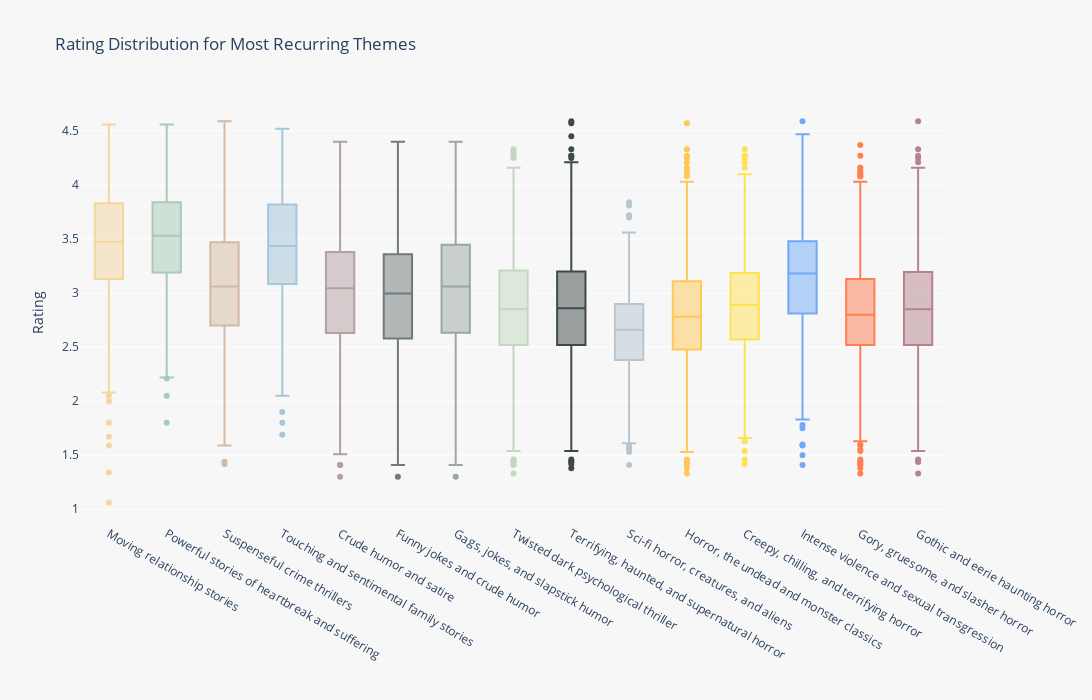

The code cell stored with this chart in its notebook:
### Code cell
# Filter the top 15 themes by count
top_15_themes_list = theme_ratings.nlargest(15, 'count')['themes']
top_15_films = films_exploded_themes[films_exploded_themes['themes'].isin(top_15_themes_list)]

custom_colors = [
    '#F4D6A0', '#A8CBB7', '#D4B9A3', '#A6C6D9', '#B3A0A1',
    '#6E7B7A', '#99A7A4', '#C4D8C1', '#3E4A49', '#B8C6D0',
    '#FFC857', '#FFE156', '#71A9F7', '#FF7F51', '#B5838D',
    '#6B705C', '#DDBEA9', '#A5A58D', '#CCD5AE', '#E63946'
]

fig = px.box(top_15_films,
             x='themes', 
             y='letterboxd_rating',
             color='themes',
             title='Rating Distribution for Most Recurring Themes',
             labels={'letterboxd_rating': 'Letterboxd Rating', 'themes': 'Themes'},
             color_discrete_sequence=custom_colors)

fig.update_layout(
    xaxis_title='',
    yaxis_title='Rating',
    plot_bgcolor='#f7f7f7',
    paper_bgcolor='#f7f7f7',
    height=700,
    width=1300,
    xaxis_tickangle=30,
    showlegend=False
)

fig.show()

# image_path = '../visuals/rating_dist_top_15_themes.png'
# fig.write_image(image_path)

### Figure 1 — Plotly figure (JSON) as saved in the notebook; plotly's stock layout.template omitted (floating-point values rounded to 4 significant figures; data arrays with more than 128 entries replaced by an {"elided": "..."} marker saying what was removed)
{"data": [{"alignmentgroup": "True", "hovertemplate": "Themes=%{x}<br>Letterboxd Rating=%{y}<extra></extra>", "legendgroup": "Moving relationship stories", "marker": {"color": "#F4D6A0"}, "name": "Moving relationship stories", "notched": false, "offsetgroup": "Moving relationship stories", "orientation": "v", "showlegend": true, "type": "box", "x": {"elided": "602 str values"}, "x0": " ", "xaxis": "x", "y": {"elided": "602 float values"}, "y0": " ", "yaxis": "y"}, {"alignmentgroup": "True", "hovertemplate": "Themes=%{x}<br>Letterboxd Rating=%{y}<extra></extra>", "legendgroup": "Powerful stories of heartbreak and suffering", "marker": {"color": "#A8CBB7"}, "name": "Powerful stories of heartbreak and suffering", "notched": false, "offsetgroup": "Powerful stories of heartbreak and suffering", "orientation": "v", "showlegend": true, "type": "box", "x": {"elided": "405 str values"}, "x0": " ", "xaxis": "x", "y": {"elided": "405 float values"}, "y0": " ", "yaxis": "y"}, {"alignmentgroup": "True", "hovertemplate": "Themes=%{x}<br>Letterboxd Rating=%{y}<extra></extra>", "legendgroup": "Suspenseful crime thrillers", "marker": {"color": "#D4B9A3"}, "name": "Suspenseful crime thrillers", "notched": false, "offsetgroup": "Suspenseful crime thrillers", "orientation": "v", "showlegend": true, "type": "box", "x": {"elided": "416 str values"}, "x0": " ", "xaxis": "x", "y": {"elided": "416 float values"}, "y0": " ", "yaxis": "y"}, {"alignmentgroup": "True", "hovertemplate": "Themes=%{x}<br>Letterboxd Rating=%{y}<extra></extra>", "legendgroup": "Touching and sentimental family stories", "marker": {"color": "#A6C6D9"}, "name": "Touching and sentimental family stories", "notched": false, "offsetgroup": "Touching and sentimental family stories", "orientation": "v", "showlegend": true, "type": "box", "x": {"elided": "412 str values"}, "x0": " ", "xaxis": "x", "y": {"elided": "412 float values"}, "y0": " ", "yaxis": "y"}, {"alignmentgroup": "True", "hovertemplate": "Themes=%{x}<br>Letterboxd Rating=%{y}<extra></extra>", "legendgroup": "Crude humor and satire", "marker": {"color": "#B3A0A1"}, "name": "Crude humor and satire", "notched": false, "offsetgroup": "Crude humor and satire", "orientation": "v", "showlegend": true, "type": "box", "x": {"elided": "584 str values"}, "x0": " ", "xaxis": "x", "y": {"elided": "584 float values"}, "y0": " ", "yaxis": "y"}, {"alignmentgroup": "True", "hovertemplate": "Themes=%{x}<br>Letterboxd Rating=%{y}<extra></extra>", "legendgroup": "Funny jokes and crude humor", "marker": {"color": "#6E7B7A"}, "name": "Funny jokes and crude humor", "notched": false, "offsetgroup": "Funny jokes and crude humor", "orientation": "v", "showlegend": true, "type": "box", "x": {"elided": "392 str values"}, "x0": " ", "xaxis": "x", "y": {"elided": "392 float values"}, "y0": " ", "yaxis": "y"}, {"alignmentgroup": "True", "hovertemplate": "Themes=%{x}<br>Letterboxd Rating=%{y}<extra></extra>", "legendgroup": "Gags, jokes, and slapstick humor", "marker": {"color": "#99A7A4"}, "name": "Gags, jokes, and slapstick humor", "notched": false, "offsetgroup": "Gags, jokes, and slapstick humor", "orientation": "v", "showlegend": true, "type": "box", "x": {"elided": "435 str values"}, "x0": " ", "xaxis": "x", "y": {"elided": "435 float values"}, "y0": " ", "yaxis": "y"}, {"alignmentgroup": "True", "hovertemplate": "Themes=%{x}<br>Letterboxd Rating=%{y}<extra></extra>", "legendgroup": "Twisted dark psychological thriller", "marker": {"color": "#C4D8C1"}, "name": "Twisted dark psychological thriller", "notched": false, "offsetgroup": "Twisted dark psychological thriller", "orientation": "v", "showlegend": true, "type": "box", "x": {"elided": "1032 str values"}, "x0": " ", "xaxis": "x", "y": {"elided": "1032 float values"}, "y0": " ", "yaxis": "y"}, {"alignmentgroup": "True", "hovertemplate": "Themes=%{x}<br>Letterboxd Rating=%{y}<extra></extra>", "legendgroup": "Terrifying, haunted, and supernatural horror", "marker": {"color": "#3E4A49"}, "name": "Terrifying, haunted, and supernatural horror", "notched": false, "offsetgroup": "Terrifying, haunted, and supernatural horror", "orientation": "v", "showlegend": true, "type": "box", "x": {"elided": "915 str values"}, "x0": " ", "xaxis": "x", "y": {"elided": "915 float values"}, "y0": " ", "yaxis": "y"}, {"alignmentgroup": "True", "hovertemplate": "Themes=%{x}<br>Letterboxd Rating=%{y}<extra></extra>", "legendgroup": "Sci-fi horror, creatures, and aliens", "marker": {"color": "#B8C6D0"}, "name": "Sci-fi horror, creatures, and aliens", "notched": false, "offsetgroup": "Sci-fi horror, creatures, and aliens", "orientation": "v", "showlegend": true, "type": "box", "x": {"elided": "367 str values"}, "x0": " ", "xaxis": "x", "y": {"elided": "367 float values"}, "y0": " ", "yaxis": "y"}, {"alignmentgroup": "True", "hovertemplate": "Themes=%{x}<br>Letterboxd Rating=%{y}<extra></extra>", "legendgroup": "Horror, the undead and monster classics", "marker": {"color": "#FFC857"}, "name": "Horror, the undead and monster classics", "notched": false, "offsetgroup": "Horror, the undead and monster classics", "orientation": "v", "showlegend": true, "type": "box", "x": {"elided": "1229 str values"}, "x0": " ", "xaxis": "x", "y": {"elided": "1229 float values"}, "y0": " ", "yaxis": "y"}, {"alignmentgroup": "True", "hovertemplate": "Themes=%{x}<br>Letterboxd Rating=%{y}<extra></extra>", "legendgroup": "Creepy, chilling, and terrifying horror", "marker": {"color": "#FFE156"}, "name": "Creepy, chilling, and terrifying horror", "notched": false, "offsetgroup": "Creepy, chilling, and terrifying horror", "orientation": "v", "showlegend": true, "type": "box", "x": {"elided": "664 str values"}, "x0": " ", "xaxis": "x", "y": {"elided": "664 float values"}, "y0": " ", "yaxis": "y"}, {"alignmentgroup": "True", "hovertemplate": "Themes=%{x}<br>Letterboxd Rating=%{y}<extra></extra>", "legendgroup": "Intense violence and sexual transgression", "marker": {"color": "#71A9F7"}, "name": "Intense violence and sexual transgression", "notched": false, "offsetgroup": "Intense violence and sexual transgression", "orientation": "v", "showlegend": true, "type": "box", "x": {"elided": "641 str values"}, "x0": " ", "xaxis": "x", "y": {"elided": "641 float values"}, "y0": " ", "yaxis": "y"}, {"alignmentgroup": "True", "hovertemplate": "Themes=%{x}<br>Letterboxd Rating=%{y}<extra></extra>", "legendgroup": "Gory, gruesome, and slasher horror", "marker": {"color": "#FF7F51"}, "name": "Gory, gruesome, and slasher horror", "notched": false, "offsetgroup": "Gory, gruesome, and slasher horror", "orientation": "v", "showlegend": true, "type": "box", "x": {"elided": "1062 str values"}, "x0": " ", "xaxis": "x", "y": {"elided": "1062 float values"}, "y0": " ", "yaxis": "y"}, {"alignmentgroup": "True", "hovertemplate": "Themes=%{x}<br>Letterboxd Rating=%{y}<extra></extra>", "legendgroup": "Gothic and eerie haunting horror", "marker": {"color": "#B5838D"}, "name": "Gothic and eerie haunting horror", "notched": false, "offsetgroup": "Gothic and eerie haunting horror", "orientation": "v", "showlegend": true, "type": "box", "x": {"elided": "768 str values"}, "x0": " ", "xaxis": "x", "y": {"elided": "768 float values"}, "y0": " ", "yaxis": "y"}], "layout": {"boxmode": "overlay", "height": 700, "legend": {"title": {"text": "Themes"}, "tracegroupgap": 0}, "paper_bgcolor": "#f7f7f7", "plot_bgcolor": "#f7f7f7", "showlegend": false, "title": {"text": "Rating Distribution for Most Recurring Themes"}, "width": 1300, "xaxis": {"anchor": "y", "categoryarray": ["Moving relationship stories", "Powerful stories of heartbreak and suffering", "Suspenseful crime thrillers", "Touching and sentimental family stories", "Crude humor and satire", "Funny jokes and crude humor", "Gags, jokes, and slapstick humor", "Twisted dark psychological thriller", "Terrifying, haunted, and supernatural horror", "Sci-fi horror, creatures, and aliens", "Horror, the undead and monster classics", "Creepy, chilling, and terrifying horror", "Intense violence and sexual transgression", "Gory, gruesome, and slasher horror", "Gothic and eerie haunting horror"], "categoryorder": "array", "domain": [0, 1], "tickangle": 30, "title": {"text": ""}}, "yaxis": {"anchor": "x", "domain": [0, 1], "title": {"text": "Rating"}}}}
